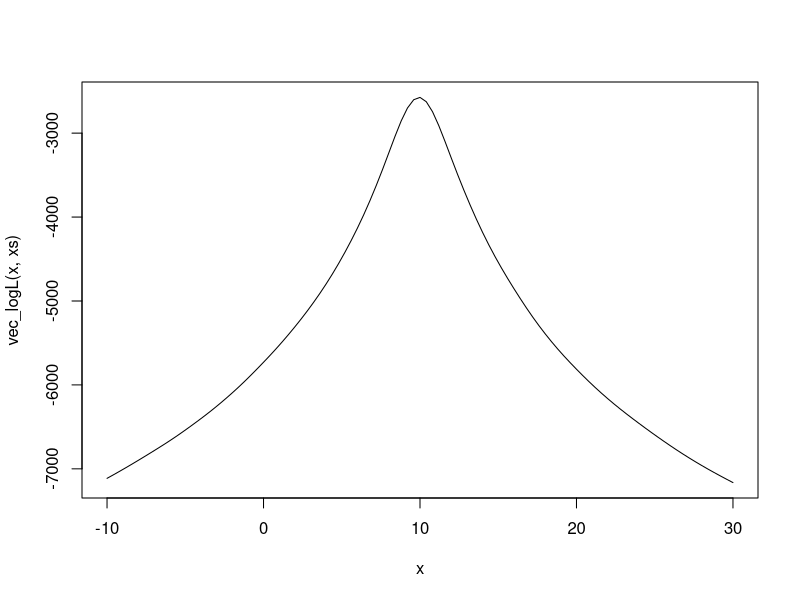
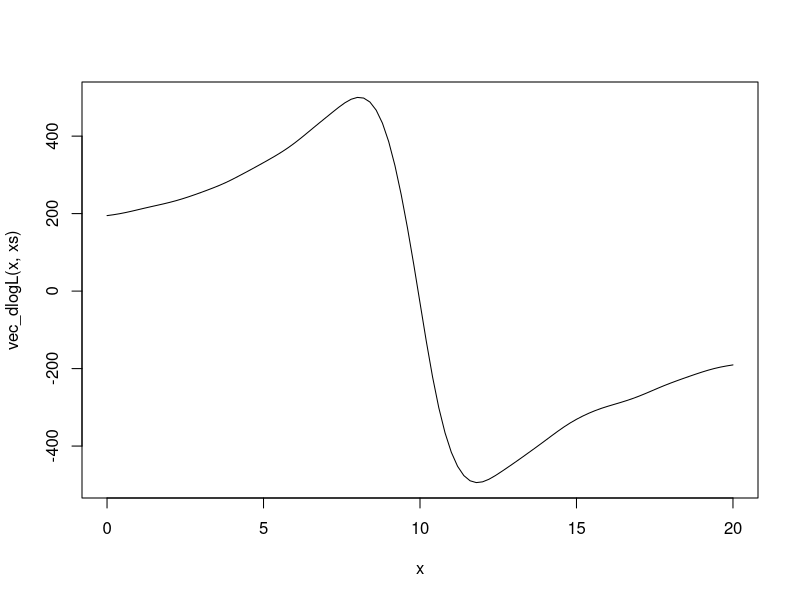

The R source for these figures, in order: (Note: this script raises an error after producing the figures.)
## ---- chunk 1
set.seed(21321)
xs <- rcauchy(1000, location = 10)
## ---- chunk 2
logL <- function(teta, x) {
  - sum(log(1+(x-teta)^2)) - length(x)*log(pi)
}
## ---- chunk 3
# Da bismo primenili funkciju curve, moramo prvo vektorizovati logL
vec_logL <- function(teta_vec, xs) {
  sapply(teta_vec, logL, xs)
}

curve(vec_logL(x, xs), xlim = c(-10, 30))
## ---- chunk 4
dlogL <- function(teta, x) {
  sum(2*(x-teta) / (1+(x-teta)^2))
}
## ---- chunk 5
vec_dlogL <- function(teta_vec, xs) {
  sapply(teta_vec, dlogL, xs)
}

curve(vec_dlogL(x, xs), xlim = c(0, 20))
## ---- chunk 6
d2logL <- function(teta, x) {
  -2*sum((1-(x-teta)^2) / (1+(x-teta)^2)^2)
}
## ---- chunk 7
newton <- function(t0, f, df, tol=1e-6, maxiter=100, trace=FALSE, ...) {
  if (trace) print(t0)
  t <- t0 - f(t0, ...) / df(t0, ...)
  if (trace) print(t)
  iter <- 1
  while (abs(t - t0) > tol) {
    if(iter == maxiter)
      stop("Max iterations exceeded!")
    t0 <- t
    t <- t0 - f(t0, ...) / df(t0, ...)
    if (trace) print(t)
    iter <- iter + 1
  }
  return(t)
}
## ---- chunk 8
newton(0, dlogL, d2logL, x = xs, maxiter=100)
# da bi stampali iteracije, dodajte trace=TRUE
#newton(0, dlogL, d2logL, x = xs, maxiter=100, trace=TRUE)
## ---- chunk 9
newton(mean(xs), dlogL, d2logL, x = xs, maxiter=100, trace=FALSE)
newton(median(xs), dlogL, d2logL, x = xs, maxiter=100, trace=TRUE)
## ---- chunk 10
# Fiserov "drugi izvod"
fishd2logL <- function(teta, x) {
  - length(x) / 2
}

newton(median(xs), dlogL, fishd2logL, x = xs, maxiter=100, trace=TRUE)
## ---- chunk 11
newton(mean(xs), dlogL, fishd2logL, x = xs, maxiter=100, trace=TRUE)
## ---- chunk 12
newton(0, dlogL, fishd2logL, x = xs, maxiter=100, trace=TRUE)
## ---- chunk 13
set.seed(1)
# napravicemo histogram uzorka iz iz nepoznate eksponencijalne raspodele
h <- hist(rexp(1000, rate = rexp(1, 0.1)))
h
## ---- chunk 14
# korak E - ocekivanja x-eva na osnovu neke cene lambda
expected_xs <- function(lambda, u, v) {
  1/lambda +
    (u*exp(-lambda*u) - v*exp(-lambda*v))/
    (exp(-lambda*u) - exp(-lambda*v))
}

# korak M - na osnovu ocenjenog uzorka, dati MMV ocenu lambda
maximize_logL <- function(xs) {
  1/mean(xs)
}


# funkcija koja trazi ocenu EM algoritmom za datu pocetnu vrednost
# lambda i vektor levih (u) i desnih (v) granica intervala za x_i
EM_estimate <- function(lambda_0, u, v, tol = 1e-8, maxiter = 1000) {
  xs <- expected_xs(lambda_0, u, v)
  lambda <- maximize_logL(xs)
  print(lambda)
  iter <- 1
  
  while((abs(lambda - lambda_0) > tol) &&
        iter < maxiter) {
    iter <- iter + 1
    lambda_0 <- lambda
    
    xs <- expected_xs(lambda_0, u, v)
    lambda <- maximize_logL(xs)
    print(lambda)
  }
  lambda
}
## ---- chunk 15
u <- rep(head(h$breaks, -1), h$counts)
v <- rep(tail(h$breaks, -1), h$counts)
## ---- chunk 16
EM_estimate(1, u, v)
## ---- chunk 17
plot(h)
# mnozenje sa 100 je da bismo sa gustine presli na skalu frekvencija
# jer je density = counts / (sum(counts) * bin_width), sto je u nasem
# slucaju density = counts / (1000 * 0.1) = counts / 100
curve(100*dexp(x, rate = 7.41), add=TRUE, col="steelblue", lwd = 2)
